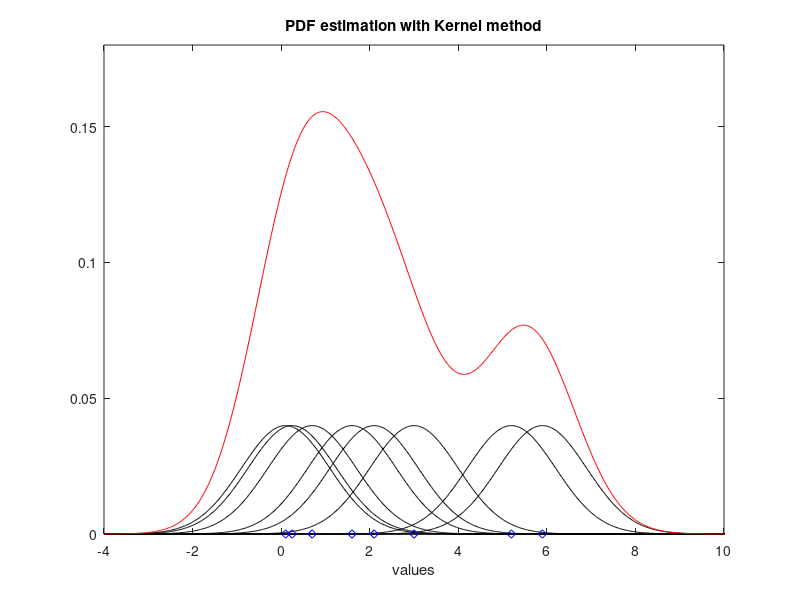

Recreate this plot in MATLAB.
v=-4:0.02:50; %set of values
L=length(v); %number of values
% random data:
X=[0.1, 0.25, 0.7, 1.6, 2.1, 3, 450, 5.2, 5.9, 16.5];
N=length(X); %number of data points
Kpdf=zeros(N,L); % reserve space
h=1; %bandwidth
q=1/(sqrt(2*pi)*h); %constant
for np=1:N,
 for nv=1:L,
  Kpdf(np,nv)=(q/N)*exp((-(v(nv)-X(np))^2)/(2*(h)^2));
 end;
end;
%total PDF
ypdf=sum(Kpdf);
%display
figure(1)
for np=1:N,
 plot(v,Kpdf(np,:),'k'); hold on; %PDF components
end;
plot(v,ypdf,'r'); %total PDF
plot(X,zeros(1,N),'bd'); %the data
axis([-4 10 0 0.18]);
xlabel('values');title('PDF estimation with Kernel method');